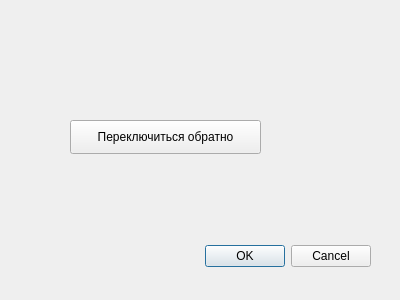
<?xml version="1.0" encoding="UTF-8"?>
<ui version="4.0">
 <class>Dialog</class>
 <widget class="QDialog" name="Dialog">
  <property name="geometry">
   <rect>
    <x>0</x>
    <y>0</y>
    <width>400</width>
    <height>300</height>
   </rect>
  </property>
  <property name="windowTitle">
   <string>Dialog</string>
  </property>
  <widget class="QDialogButtonBox" name="buttonBox">
   <property name="geometry">
    <rect>
     <x>30</x>
     <y>240</y>
     <width>341</width>
     <height>32</height>
    </rect>
   </property>
   <property name="orientation">
    <enum>Qt::Horizontal</enum>
   </property>
   <property name="standardButtons">
    <set>QDialogButtonBox::Cancel|QDialogButtonBox::Ok</set>
   </property>
  </widget>
  <widget class="QPushButton" name="switchBackButton">
   <property name="geometry">
    <rect>
     <x>70</x>
     <y>120</y>
     <width>191</width>
     <height>34</height>
    </rect>
   </property>
   <property name="text">
    <string>Переключиться обратно</string>
   </property>
  </widget>
 </widget>
 <resources/>
 <connections>
  <connection>
   <sender>buttonBox</sender>
   <signal>accepted()</signal>
   <receiver>Dialog</receiver>
   <slot>accept()</slot>
   <hints>
    <hint type="sourcelabel">
     <x>248</x>
     <y>254</y>
    </hint>
    <hint type="destinationlabel">
     <x>157</x>
     <y>274</y>
    </hint>
   </hints>
  </connection>
  <connection>
   <sender>buttonBox</sender>
   <signal>rejected()</signal>
   <receiver>Dialog</receiver>
   <slot>reject()</slot>
   <hints>
    <hint type="sourcelabel">
     <x>316</x>
     <y>260</y>
    </hint>
    <hint type="destinationlabel">
     <x>286</x>
     <y>274</y>
    </hint>
   </hints>
  </connection>
 </connections>
</ui>
